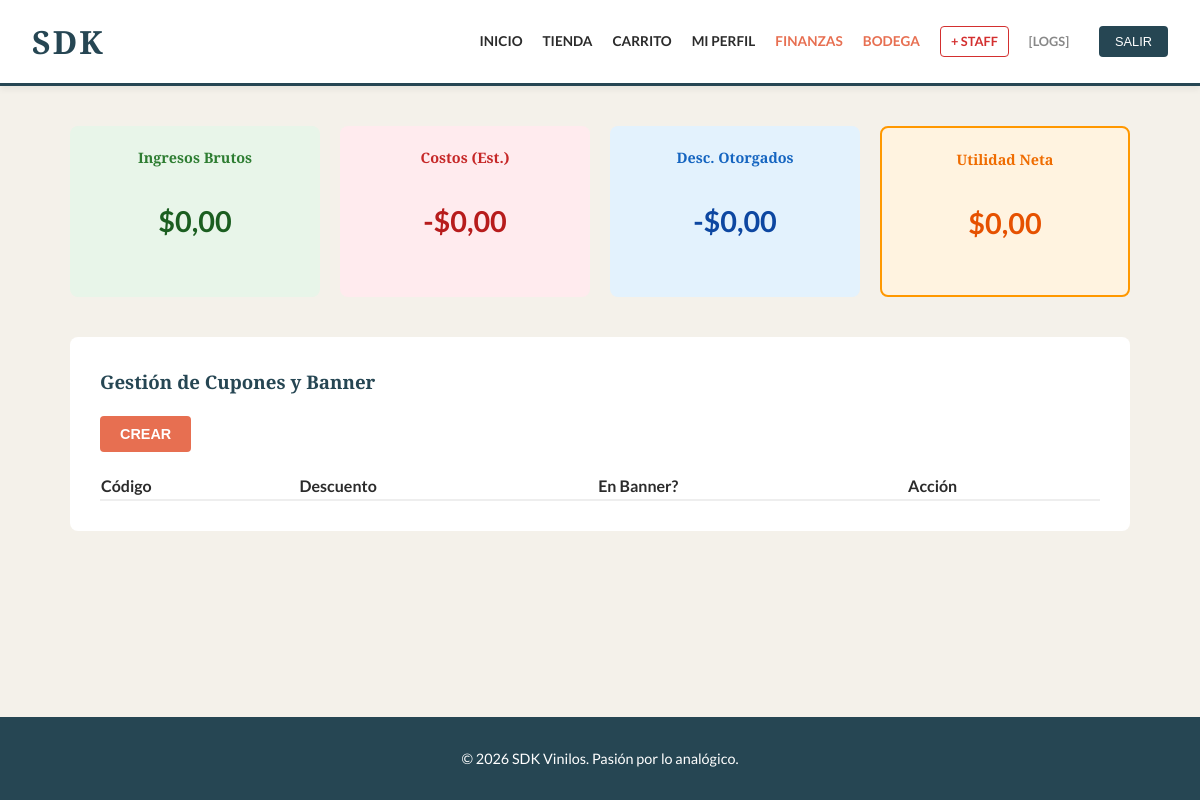
The page /finanzas/ (signed in) on the database as committed earlier.
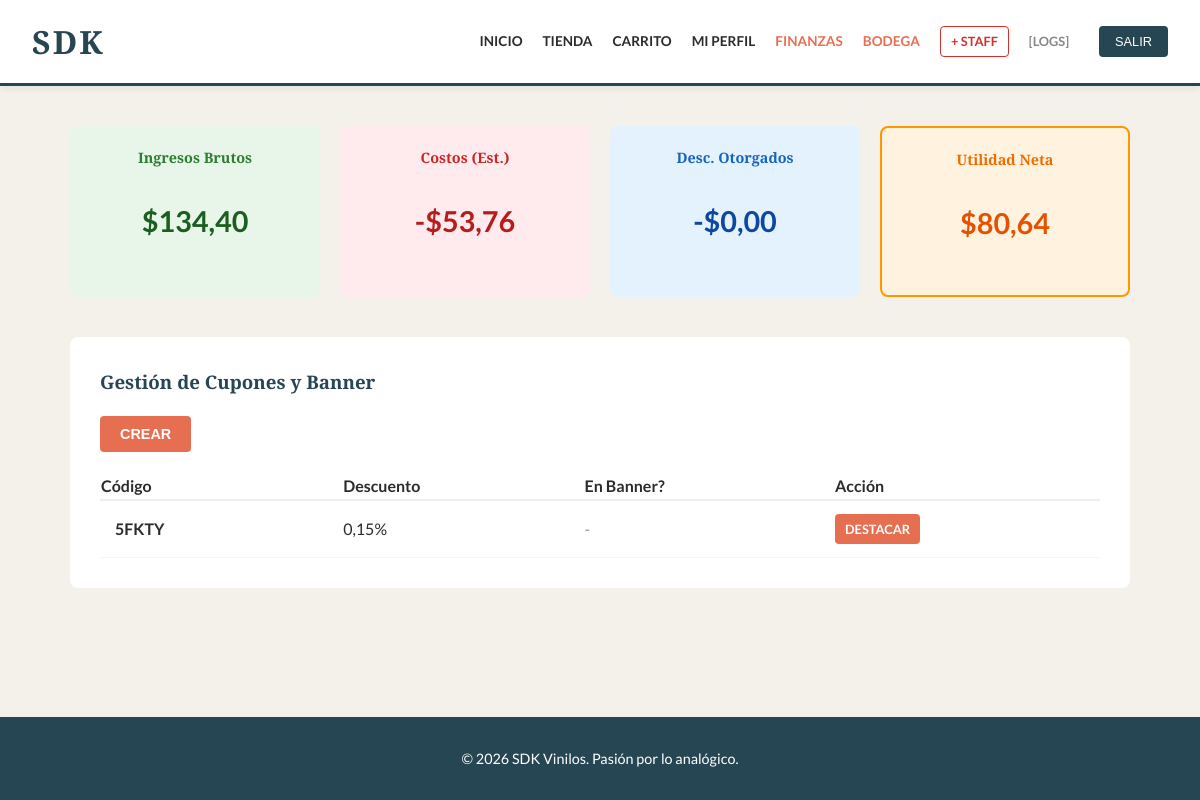
The same page on the database as committed later.
### tienda/models.py (models this page shows, shortened)
class CuponDescuento(models.Model):
    codigoCupon = models.CharField(max_length=20, unique=True)
    porcentajeDescuento = models.DecimalField(max_digits=4, decimal_places=2, help_text="0.10 para 10%")
    activo = models.BooleanField(default=True)
    usuarios_usados = models.ManyToManyField(User, blank=True, related_name='cupones_usados')
    limite_uso = models.IntegerField(default=1, help_text="Veces que un usuario puede usarlo")
    es_banner = models.BooleanField(default=False, verbose_name="Mostrar en Banner")

### tienda/views.py (the view)
# urls.py: path('finanzas/', views.dashboardFinanzas, name='finanzas'),
@user_passes_test(esFinanzas)
def dashboardFinanzas(request):
    ordenes_pagadas = OrdenVenta.objects.filter(estadoOrden='PAGADO')
    ingresos = sum(o.totalFinal for o in ordenes_pagadas)
    total_descuentos_dados = sum(o.valorDescuento for o in ordenes_pagadas)
    egresos_estimados = ingresos * Decimal('0.4')
    utilidad_neta = ingresos - egresos_estimados
    cupones = CuponDescuento.objects.all().order_by('-id')
    return render(request, 'tienda/dashboard_finanzas.html', {
        'ingresos': ingresos,
        'descuentos_total': total_descuentos_dados,
        'egresos': egresos_estimados,
        'utilidad': utilidad_neta,
        'cupones': cupones,
    })

### tienda/templatetags/roles.py (called while the page is built)
@register.filter(name='tiene_rol')
def tiene_rol(user, nombre_grupo):
    if user.is_superuser:
        return True
    return user.groups.filter(name=nombre_grupo).exists()

### tienda/views.py (called while the page is built)
def esFinanzas(user): return user.is_superuser or user.groups.filter(name='Finanzas').exists()

### tienda/templates/tienda/dashboard_finanzas.html
{% extends 'tienda/base.html' %}
{% block content %}
<div style="display: grid; grid-template-columns: repeat(4, 1fr); gap: 20px; margin-bottom: 40px;">
    <div style="background: #e8f5e9; padding: 20px; border-radius: 8px; text-align: center;">
        <h3 style="margin:0; font-size: 0.9rem; color: #2e7d32;">Ingresos Brutos</h3>
        <p style="font-size: 1.8rem; font-weight: bold; color: #1b5e20;">${{ ingresos|floatformat:2 }}</p>
    </div>
    <div style="background: #ffebee; padding: 20px; border-radius: 8px; text-align: center;">
        <h3 style="margin:0; font-size: 0.9rem; color: #c62828;">Costos (Est.)</h3>
        <p style="font-size: 1.8rem; font-weight: bold; color: #b71c1c;">-${{ egresos|floatformat:2 }}</p>
    </div>
    <div style="background: #e3f2fd; padding: 20px; border-radius: 8px; text-align: center;">
        <h3 style="margin:0; font-size: 0.9rem; color: #1565c0;">Desc. Otorgados</h3>
        <p style="font-size: 1.8rem; font-weight: bold; color: #0d47a1;">-${{ descuentos_total|floatformat:2 }}</p>
    </div>
    <div style="background: #fff3e0; padding: 20px; border-radius: 8px; text-align: center; border: 2px solid #ff9800;">
        <h3 style="margin:0; font-size: 0.9rem; color: #ef6c00;">Utilidad Neta</h3>
        <p style="font-size: 1.8rem; font-weight: bold; color: #e65100;">${{ utilidad|floatformat:2 }}</p>
    </div>
</div>
<div style="background: #fff; padding: 30px; border-radius: 8px;">
    <h3>Gestión de Cupones y Banner</h3>
    <table style="width: 100%;">
        <thead>
            <tr style="text-align: left; border-bottom: 2px solid #eee;">
                <th>Código</th>
                <th>Descuento</th>
                <th>En Banner?</th>
                <th>Acción</th>
            </tr>
        </thead>
        <tbody>
            {% for c in cupones %}
            <tr style="border-bottom: 1px solid #f5f5f5;">
                <td style="padding: 15px; font-weight: bold;">{{ c.codigoCupon }}</td>
                <td>{{ c.porcentajeDescuento }}%</td>
                <td>
                    {% if c.es_banner %}
                        <span style="background: #2e7d32; color: white; padding: 2px 8px; border-radius: 10px; font-size: 0.8rem;">★ ACTIVO</span>
                    {% else %}
                        <span style="color: #999;">-</span>
                    {% endif %}
                </td>
                <td>
                    {% if not c.es_banner %}
                        <a href="{% url 'destacar_cupon' c.id %}" class="btn" style="padding: 5px 10px; font-size: 0.8rem;">Destacar</a>
                    {% endif %}
                </td>
            </tr>
            {% endfor %}
        </tbody>
        <button type="submit" name="btn_cupon" class="btn" ...>CREAR</button>
    </table>
</div>
{% endblock %}

Rows that differ between the two databases and show on the page:
added CuponDescuento: codigoCupon "5FKTY", porcentajeDescuento "0,15", es_banner "DESTACAR"
Other text that changed with them:
{{ ingresos|floatformat:2 }}: "0,00" → "134,40"
{{ egresos|floatformat:2 }}: "0,00" → "53,76"
{{ utilidad|floatformat:2 }}: "0,00" → "80,64"
